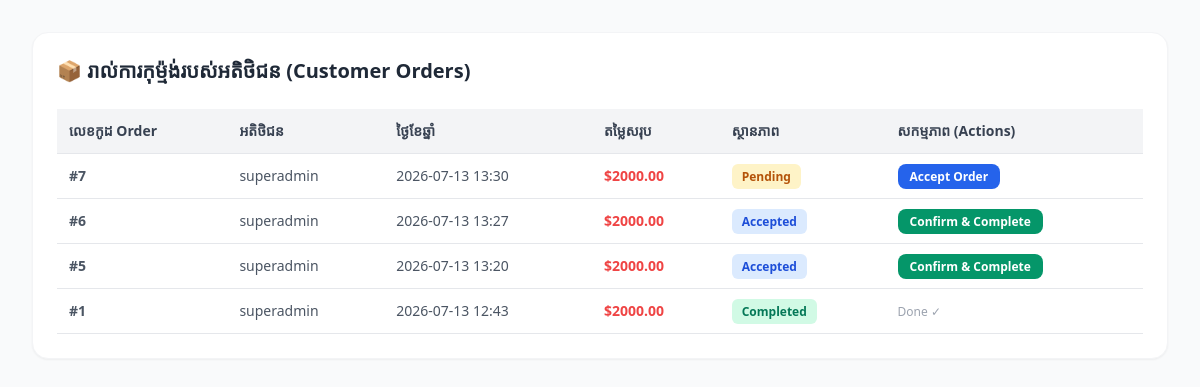
Page /admin-dashboard/orders/ (signed in) on the earlier database version.
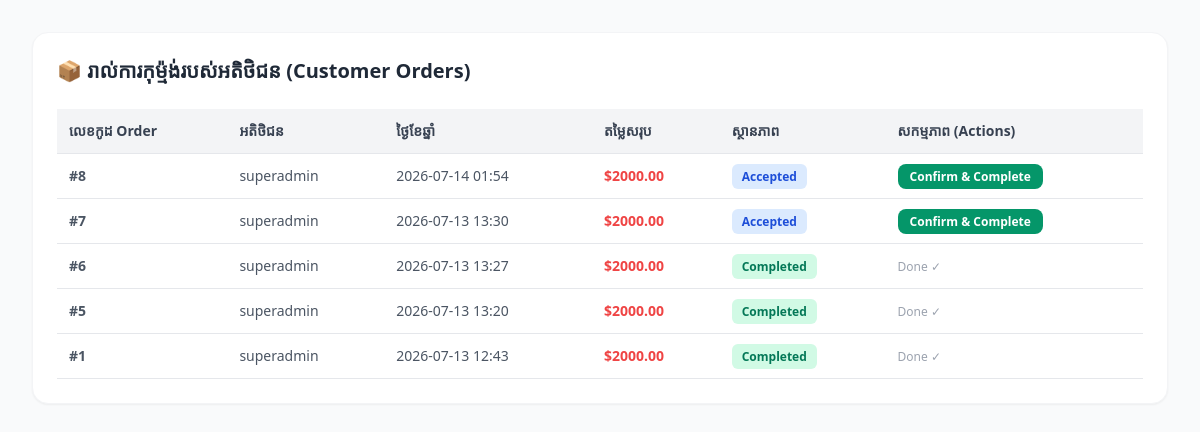
Same page on the later database version.
### adminsystem/models.py (models this page shows, shortened)
class Order(models.Model):
    STATUS_CHOICES = (
        ('Pending', 'Pending'),
        ('Completed', 'Completed'),
        ('Cancelled', 'Cancelled'),
    )
    user = models.ForeignKey(User, on_delete=models.CASCADE, null=True, blank=True)
    total_price = models.DecimalField(max_digits=10, decimal_places=2, default=0.00)
    status = models.CharField(max_length=20, choices=STATUS_CHOICES, default='Pending')
    created_at = models.DateTimeField(auto_now_add=True)

### adminsystem/views.py (the view)
# urls.py: path('admin-dashboard/orders/', views.admin_orders_view, name='admin_orders'),
@login_required(login_url='login')
def admin_orders_view(request):
    if not request.user.is_superuser:
        messages.error(request, "អ្នកគ្មានសិទ្ធិចូលមើលទំព័រនេះទេ!")
        return redirect('index')
    all_orders = Order.objects.all().order_by('-created_at')
    return render(request, 'admin_orders.html', {
        'orders': all_orders
    })

### adminsystem/views.py (called while the page is built)
def active_orders_count(request):
    if request.user.is_authenticated:
        count = Order.objects.filter(
            user=request.user,
            status__in=['Pending', 'Accepted']
        ).count()
        return {'active_orders_count': count}
    return {'active_orders_count': 0}

### adminsystem/templates/admin_orders.html (shortened to what this page needs)
<!DOCTYPE html>
<html lang="en">
<head>
    <script src="https://cdn.tailwindcss.com"></script>
</head>
<body class="bg-gray-50 p-8">
    <div class="max-w-6xl mx-auto bg-white p-6 rounded-2xl shadow-sm border border-gray-100">
        <h3 class="text-xl font-bold text-gray-800 mb-6 flex items-center gap-2">
            📦 រាល់ការកុម្ម៉ង់របស់អតិថិជន (Customer Orders)
        </h3>
        <table class="w-full text-left border-collapse">
            <thead>
                <tr class="bg-gray-100 text-gray-700 text-sm font-bold">
                    <th class="p-3 border-b border-gray-200">លេខកូដ Order</th>
                    <th class="p-3 border-b border-gray-200">អតិថិជន</th>
                    <th class="p-3 border-b border-gray-200">ថ្ងៃខែឆ្នាំ</th>
                    <th class="p-3 border-b border-gray-200">តម្លៃសរុប</th>
                    <th class="p-3 border-b border-gray-200">ស្ថានភាព</th>
                    <th class="p-3 border-b border-gray-200">សកម្មភាព (Actions)</th>
                </tr>
            </thead>
            <tbody>
                {% for order in orders %}
                <tr class="hover:bg-gray-50 text-gray-600 text-sm">
                    <td class="p-3 border-b border-gray-200 font-bold">#{{ order.id }}</td>
                    <td class="p-3 border-b border-gray-200">{{ order.user.username }}</td>
                    <td class="p-3 border-b border-gray-200">{{ order.created_at|date:"Y-m-d H:i" }}</td>
                    <td class="p-3 border-b border-gray-200 text-red-500 font-bold">${{ order.total_price }}</td>
                    <td class="p-3 border-b border-gray-200">
                        <span class="px-2.5 py-1 text-xs font-bold rounded-md
                            {% if order.status == 'Pending' %} bg-amber-100 text-amber-700
                            {% elif order.status == 'Accepted' %} bg-blue-100 text-blue-700
                            {% elif order.status == 'Completed' %} bg-emerald-100 text-emerald-700
                            {% else %} bg-red-100 text-red-700 {% endif %}">
                            {{ order.status }}
                        </span>
                    </td>
                    <td class="p-3 border-b border-gray-200">
                        {% if order.status == 'Pending' %}
                            <a href="{% url 'admin_accept_order' order.id %}" class="bg-blue-600 text-white px-3 py-1 text-xs font-bold rounded-lg hover:bg-blue-700">Accept Order</a>
                        {% elif order.status == 'Accepted' %}
                            <a href="{% url 'admin_complete_order' order.id %}" class="bg-emerald-600 text-white px-3 py-1 text-xs font-bold rounded-lg hover:bg-emerald-700">Confirm & Complete</a>
                        {% else %}
                            <span class="text-xs text-gray-400">Done ✓</span>
                        {% endif %}
                    </td>
                </tr>
                {% empty %}
                <tr>
                    <td colspan="6" class="p-8 text-center text-gray-400">មិនទាន់មានអតិថិជនកម្ម៉ង់ឡើយទេ!</td>
                </tr>
                {% endfor %}
            </tbody>
        </table>
    </div>
</body>
</html>

Differences in the rows shown:
added Order: id "8", user.username "superadmin", created_at "2026-07-14 01:54", total_price "2000.00", status "Accepted", shows "Confirm & Complete"
changed Order id 7: status "Pending" → "Accepted"; status "Accept Order" → "Confirm & Complete"
changed Order id 6: status "Accepted" → "Completed"; status "Confirm & Complete" → "Done ✓"
changed Order id 5: status "Accepted" → "Completed"; status "Confirm & Complete" → "Done ✓"
